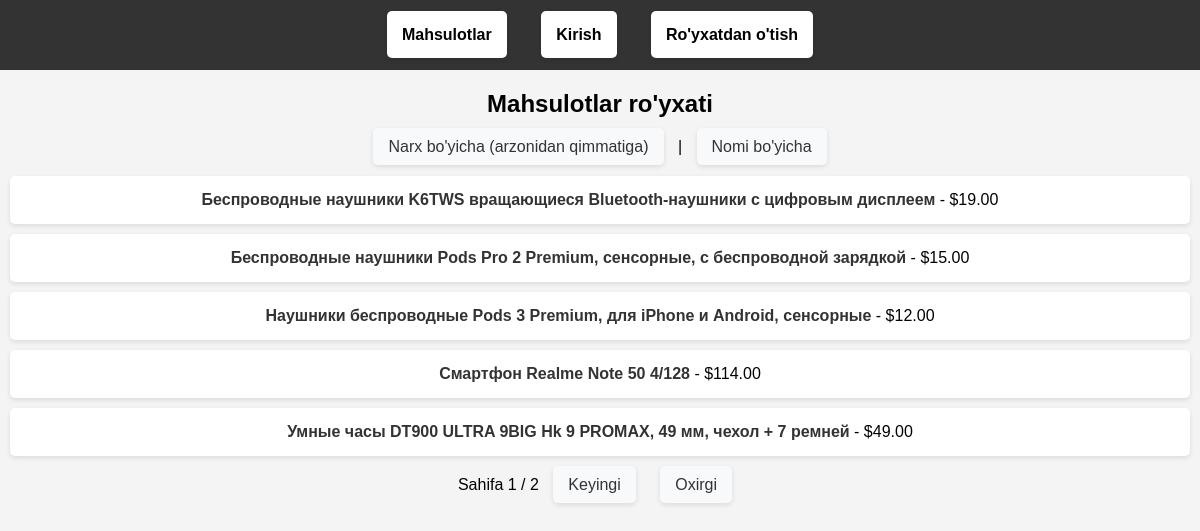
Screenshot of /products/ with the database file from the repository.
### main/models.py (models this page shows, shortened)
class Product(models.Model):
    name = models.CharField(max_length=200)
    description = models.TextField()
    price = models.DecimalField(max_digits=10, decimal_places=2)
    photo = models.ImageField(upload_to='product_photos/', blank=True, null=True)

### main/views.py (the view)
# urls.py: path('products/', views.product_list, name='product_list'),
def product_list(request):
    sort_by = request.GET.get('sort_by', 'name')
    if sort_by == 'price_asc':
        products = Product.objects.all().order_by('price')
    elif sort_by == 'name':
        products = Product.objects.all().order_by('name')
    else:
        products = Product.objects.all()
    paginator = Paginator(products, 5)
    page_number = request.GET.get('page')
    page_obj = paginator.get_page(page_number)
    return render(request, 'main/product_list.html', {'page_obj': page_obj})

### main/templates/main/product_list.html (shortened to what this page needs)
{% extends 'main/base.html' %}
{% block content %}
<h2>Mahsulotlar ro'yxati</h2>
<div>
    <a href="?sort_by=price_asc">Narx bo'yicha (arzonidan qimmatiga)</a> |
    <a href="?sort_by=name">Nomi bo'yicha</a>
</div>
<ul>
    {% for product in page_obj %}
        <li>
            <a href="{% url 'product_detail' product.id %}">{{ product.name }}</a> - ${{ product.price }}
        </li>
    {% empty %}
        <li>Mahsulotlar mavjud emas.</li>
    {% endfor %}
</ul>
<div class="pagination">
    <span class="step-links">
        <span>Sahifa {{ page_obj.number }} / {{ page_obj.paginator.num_pages }}</span>
        {% if page_obj.has_next %}
            <a href="?page={{ page_obj.next_page_number }}{% if request.GET.sort_by %}&sort_by={{ request.GET.sort_by }}{% endif %}">Keyingi</a>
            <a href="?page={{ page_obj.paginator.num_pages }}{% if request.GET.sort_by %}&sort_by={{ request.GET.sort_by }}{% endif %}">Oxirgi</a>
        {% endif %}
    </span>
</div>
{% endblock %}

### main/templates/main/base.html (shortened to what this page needs)
<!DOCTYPE html>
<html lang="uz">
<head>
    {% load static %}
    <link rel="stylesheet" href="{% static 'styles.css' %}">
</head>
<body>
    <nav>
        <ul>
            <li><a href="{% url 'product_list' %}">Mahsulotlar</a></li>
            {% if user.is_authenticated %}
                <li><a href="{% url 'cart_view' %}">Savat</a></li>
                <li><a href="{% url 'logout' %}">Chiqish</a></li>
            {% else %}
                <li><a href="{% url 'login' %}">Kirish</a></li>
                <li><a href="{% url 'register' %}">Ro'yxatdan o'tish</a></li>
            {% endif %}
        </ul>
    </nav>
    {% block content %}
    {% endblock %}
</body>
</html>

### main/static/styles.css (style rules this page uses)
body { font-family: Arial, sans-serif; background-color: #f4f4f4; margin: 0; padding: 0; }
nav { background-color: #333; padding: 10px 0; text-align: center; }
nav ul { list-style-type: none; padding: 0; }
nav ul li { display: inline; margin: 0 15px; }
nav ul li a { color: #000; text-decoration: none; font-size: 16px; }
h2 { text-align: center; margin-top: 20px; font-size: 24px; }
ul { list-style-type: none; padding: 0; text-align: center; }
ul li { background-color: white; margin: 10px; padding: 15px; border-radius: 5px; box-shadow: 0 2px 5px rgba(0, 0, 0, 0.1); transition: transform 0.3s ease; }
ul li a { font-weight: bold; color: #333; text-decoration: none; }
div { text-align: center; margin: 20px 0; }
div a { font-size: 16px; color: #333; text-decoration: none; padding: 10px 15px; margin: 0 10px; border-radius: 5px; background-color: #f8f9fa; box-shadow: 0 2px 5px rgba(0, 0, 0, 0.1); }

### rows the page displays
Product: name "Беспроводные наушники K6TWS вращающиеся Bluetooth-наушники с цифровым дисплеем", price "19.00"
Product: name "Беспроводные наушники Pods Pro 2 Premium, сенсорные, с беспроводной зарядкой", price "15.00"
Product: name "Наушники беспроводные Pods 3 Premium, для iPhone и Android, сенсорные", price "12.00"
Product: name "Смартфон Realme Note 50 4/128", price "114.00"
Product: name "Умные часы DT900 ULTRA 9BIG Hk 9 PROMAX, 49 мм, чехол + 7 ремней", price "49.00"

### other values shown
{{ page_obj.number }} "1"
{{ page_obj.paginator.num_pages }} "2"
